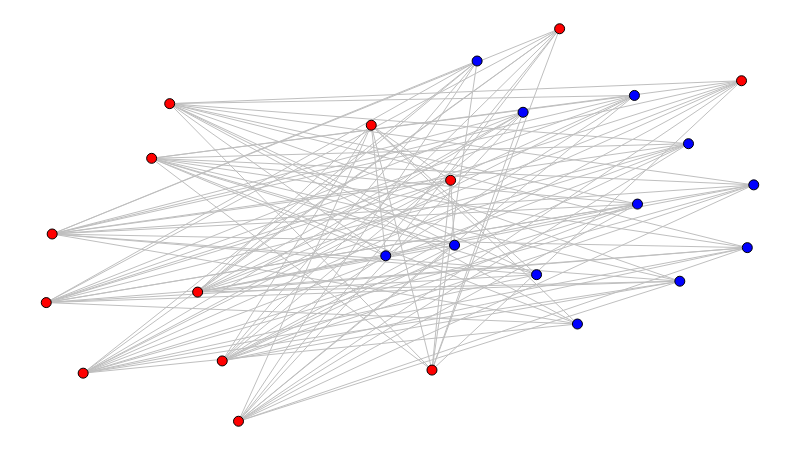

The notebook cell this image was saved under:
### Code cell
num_closers = int(FRAC_CLOSERS * NUM_NODES)

g = simulate(num_closers)

sn.reset_positions(g)
inver_show(g)
# sn.show_graph(g)

### Figure 1 — Plotly figure (JSON) as saved in the notebook; plotly's stock layout.template omitted (floating-point values rounded to 4 significant figures; data arrays with more than 128 entries replaced by an {"elided": "..."} marker saying what was removed)
{"data": [{"hoverinfo": "none", "line": {"color": "rgb(191, 191, 191)", "width": 1}, "mode": "lines", "type": "scatter", "uid": "a57abad8-d89d-11e8-875c-784f43a1779a", "x": {"elided": "333 float values"}, "y": {"elided": "333 float values"}}, {"hoverinfo": "none", "marker": {"color": "rgb(0, 0, 255)", "line": {"color": "rgb(0, 0, 0)", "width": 1}, "size": 10}, "mode": "markers+text", "text": [], "textfont": {"color": "rgb(255, 255, 255)"}, "textposition": "middle center", "type": "scatter", "uid": "a57abc2c-d89d-11e8-875c-784f43a1779a", "x": [0.609, 0.7508, 0.8357, 0.9909, 0.4798, 0.8313, 0.9078, 0.693, 0.8955, 1, 0.6739, 0.5771], "y": [0.9178, 0.2478, 0.5533, 0.4423, 0.4215, 0.8301, 0.7072, 0.3735, 0.3568, 0.6023, 0.7872, 0.4487]}, {"hoverinfo": "none", "marker": {"color": "rgb(255, 0, 0)", "line": {"color": "rgb(0, 0, 0)", "width": 1}, "size": 10}, "mode": "markers+text", "text": [], "textfont": {"color": "rgb(255, 255, 255)"}, "textposition": "middle center", "type": "scatter", "uid": "a57abcd6-d89d-11e8-875c-784f43a1779a", "x": [0.5716, 0.1745, 0.4594, 0.05217, 0.5452, 0.214, 0.149, 0.008377, 0, 0.2487, 0.2717, 0.9827, 0.7256], "y": [0.6139, 0.8092, 0.7542, 0.1225, 0.1304, 0.3291, 0.6698, 0.4771, 0.3023, 0.1537, 0, 0.8675, 1]}], "layout": {"height": 450, "margin": {"b": 0, "l": 0, "r": 0, "t": 0}, "showlegend": false, "width": 800, "xaxis": {"showgrid": false, "showticklabels": false, "zeroline": false}, "yaxis": {"showgrid": false, "showticklabels": false, "zeroline": false}}}
